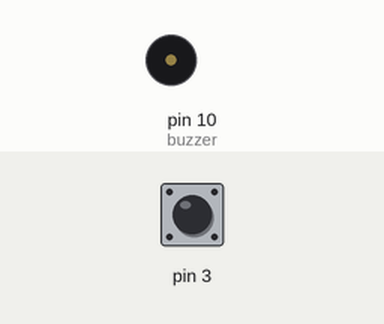
Recording of a sketch running on a simulated Arduino Uno, built with avr-gcc and run on an emulated ATmega328P. Parts: buzzer (waves = sounding). Inputs (shaded band) come from the test bench; at power-on: pin 3 HIGH.

Above: at 1.2 s.
1.3 s: pin 3 pulled LOW for 0.15 s
At 1.43 s:
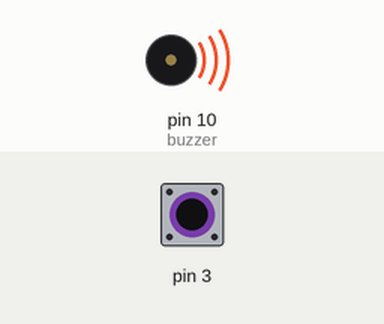
3.0 s: pin 3 pulled LOW for 3.2 s
At 6.9 s:
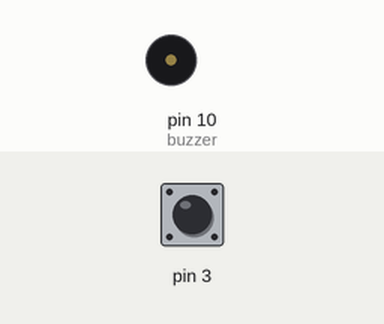
Timing chart, 0 to 8.4 s (numbered marks = the images above; inputs shaded):
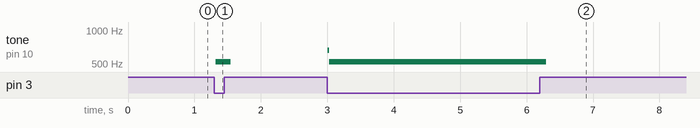

The sketch:

cola2.ino
```cpp
#include <CapacitiveSensor.h>
#include "pitches.h"
#define vcc 6
#define buzzer 10
CapacitiveSensor cs1=CapacitiveSensor(2,3);
CapacitiveSensor cs2=CapacitiveSensor(2,4);
CapacitiveSensor cs3=CapacitiveSensor(2,5);
CapacitiveSensor cs4=CapacitiveSensor(2,7);
CapacitiveSensor cs5=CapacitiveSensor(2,8);
int t[]={NOTE_C5,NOTE_D5,NOTE_E5,NOTE_F5,NOTE_G5};
void setup()
{
   pinMode(vcc,OUTPUT);
   pinMode(buzzer,OUTPUT);
   Serial.begin(9600);
}
void loop()
{
    long total[5];
    total[0]=cs1.capacitiveSensor(30);
    total[1]=cs1.capacitiveSensor(30);
    total[2]=cs1.capacitiveSensor(30);
    total[3]=cs1.capacitiveSensor(30);
    total[4]=cs1.capacitiveSensor(30);
    int touch[5];
    for(int i=0;i<5;i++){
        if(total[i]>300)
            touch[i]=1;
        else
            touch[i]=0;
        if(touch[i]==1){
            digitalWrite(vcc,1);
            tone(buzzer,t[i],100);
            digitalWrite(vcc,0);
            break;
        }
    }
    delay(10);
}
```

pitches.h
```cpp
/*************************************************
 * Public Constants
 *************************************************/

#define NOTE_B0  31
#define NOTE_C1  33
#define NOTE_CS1 35
#define NOTE_D1  37
#define NOTE_DS1 39
#define NOTE_E1  41
#define NOTE_F1  44
#define NOTE_FS1 46
#define NOTE_G1  49
#define NOTE_GS1 52
#define NOTE_A1  55
#define NOTE_AS1 58
#define NOTE_B1  62
#define NOTE_C2  65
#define NOTE_CS2 69
#define NOTE_D2  73
#define NOTE_DS2 78
#define NOTE_E2  82
#define NOTE_F2  87
#define NOTE_FS2 93
#define NOTE_G2  98
#define NOTE_GS2 104
#define NOTE_A2  110
#define NOTE_AS2 117
#define NOTE_B2  123
#define NOTE_C3  131
#define NOTE_CS3 139
#define NOTE_D3  147
#define NOTE_DS3 156
#define NOTE_E3  165
#define NOTE_F3  175
#define NOTE_FS3 185
#define NOTE_G3  196
#define NOTE_GS3 208
#define NOTE_A3  220
#define NOTE_AS3 233
#define NOTE_B3  247
#define NOTE_C4  262
#define NOTE_CS4 277
#define NOTE_D4  294
#define NOTE_DS4 311
#define NOTE_E4  330
#define NOTE_F4  349
#define NOTE_FS4 370
#define NOTE_G4  392
#define NOTE_GS4 415
#define NOTE_A4  440
#define NOTE_AS4 466
#define NOTE_B4  494
#define NOTE_C5  523
#define NOTE_CS5 554
#define NOTE_D5  587
#define NOTE_DS5 622
#define NOTE_E5  659
#define NOTE_F5  698
#define NOTE_FS5 740
#define NOTE_G5  784
#define NOTE_GS5 831
#define NOTE_A5  880
#define NOTE_AS5 932
#define NOTE_B5  988
#define NOTE_C6  1047
#define NOTE_CS6 1109
#define NOTE_D6  1175
#define NOTE_DS6 1245
#define NOTE_E6  1319
#define NOTE_F6  1397
#define NOTE_FS6 1480
#define NOTE_G6  1568
#define NOTE_GS6 1661
#define NOTE_A6  1760
#define NOTE_AS6 1865
#define NOTE_B6  1976
#define NOTE_C7  2093
#define NOTE_CS7 2217
#define NOTE_D7  2349
#define NOTE_DS7 2489
#define NOTE_E7  2637
#define NOTE_F7  2794
#define NOTE_FS7 2960
#define NOTE_G7  3136
#define NOTE_GS7 3322
#define NOTE_A7  3520
#define NOTE_AS7 3729
#define NOTE_B7  3951
#define NOTE_C8  4186
#define NOTE_CS8 4435
#define NOTE_D8  4699
#define NOTE_DS8 4978
```

Measured:
- after the input at 1.3 s, tone on pin 10 (buzzer): silent → 523 Hz at once, → silent 0.23 s later
- after the input at 3.0 s, tone on pin 10 (buzzer): silent → 659 Hz at once, → 523 Hz 0.03 s later, → silent 3.3 s later
